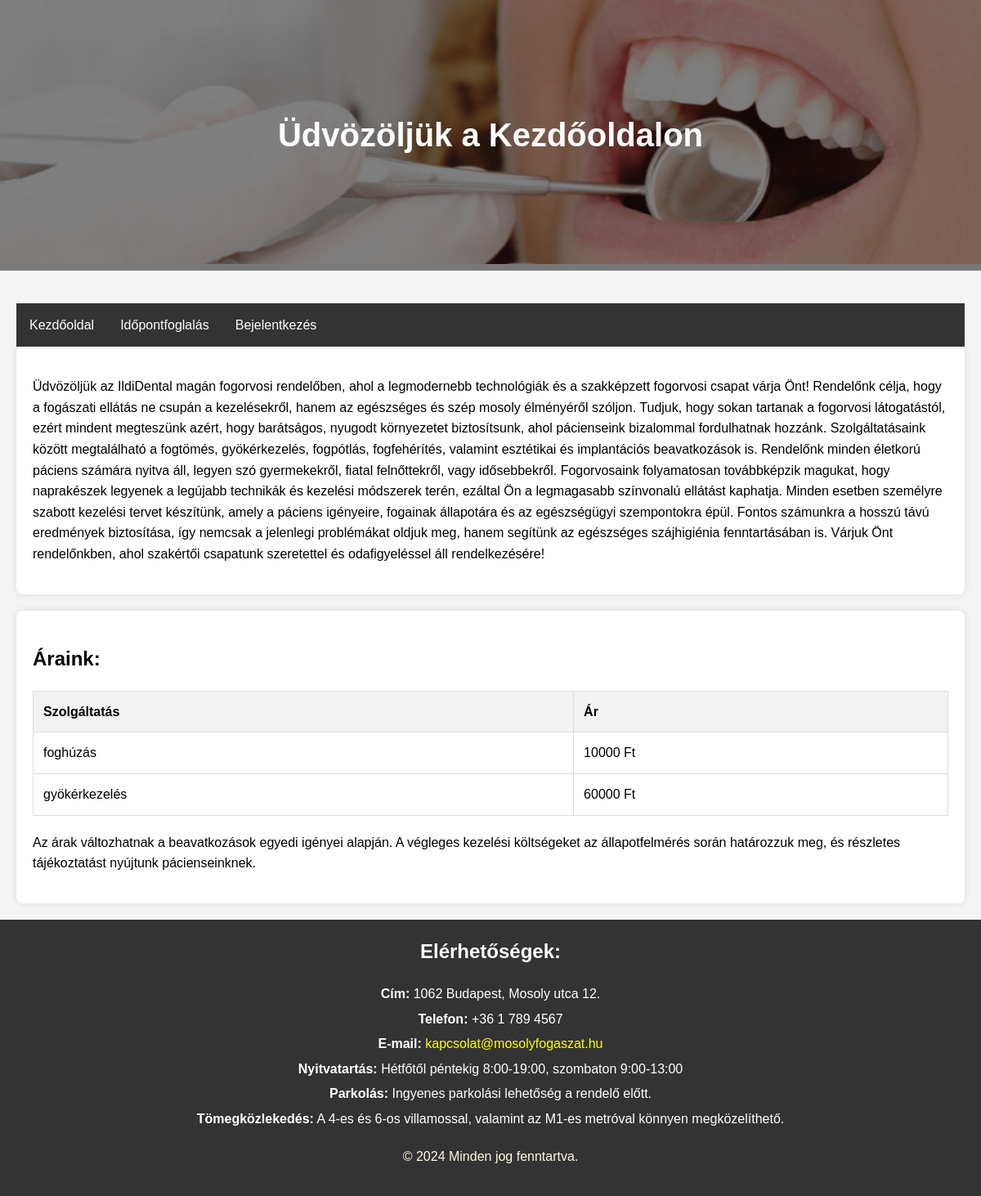
Before: / with the older database file.
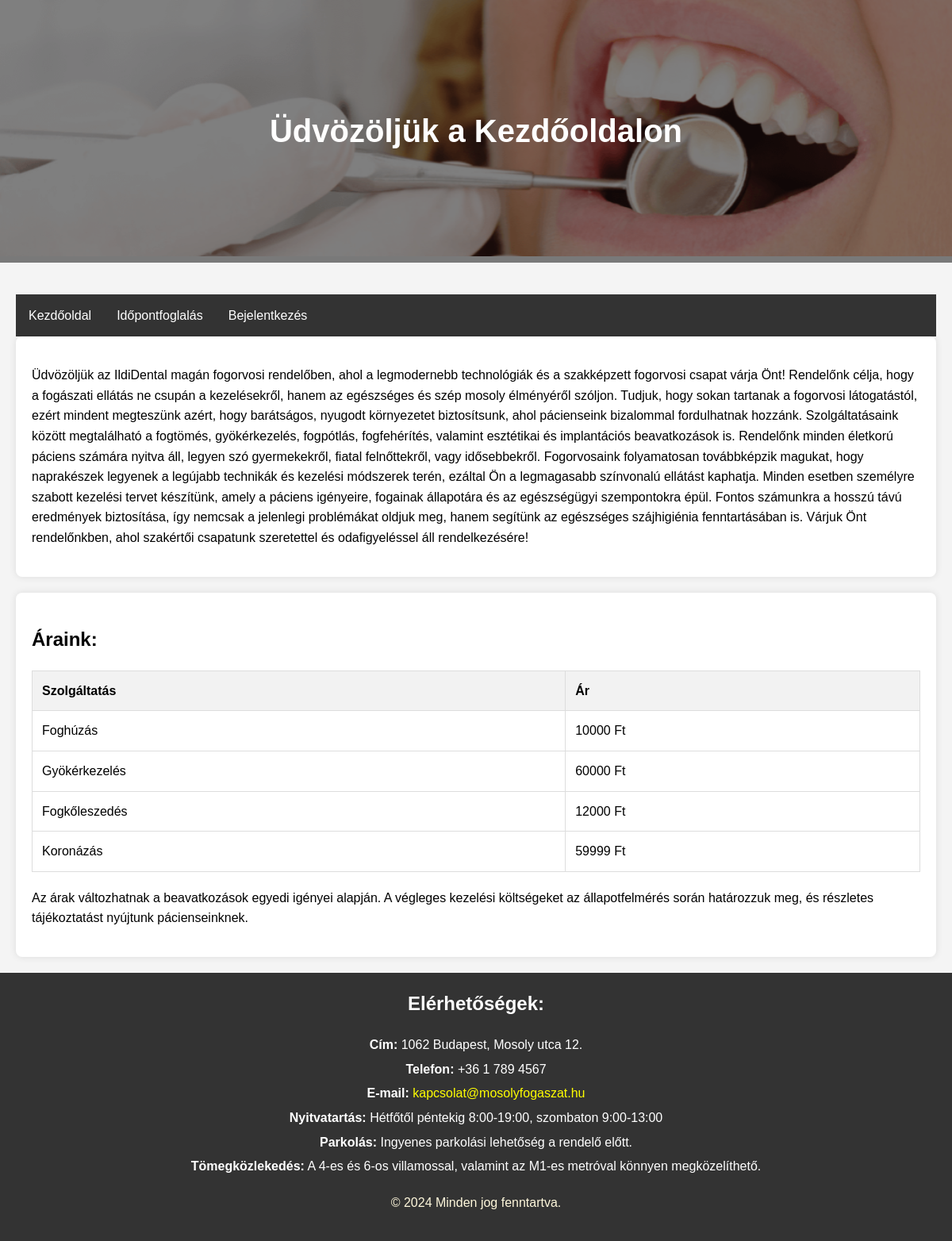
After: the same page with the newer database file.
### rendeloweboldal/models.py (models this page shows, shortened)
class Treatment(models.Model):
    id = models.UUIDField(primary_key=True, default=uuid4, editable=False)  # FHIR resource identifier
    name = models.CharField(max_length=255)  # FHIR 'name' field
    description = models.TextField()  # FHIR 'description' field
    duration = models.DurationField(null=True, blank=True)  # Kezelés hossza (opcionális)
    price = models.DecimalField(max_digits=10, decimal_places=0)  # Ár

### rendeloweboldal/views.py (the view)
# urls.py: path('', views.kezdooldal, name='home'),
def kezdooldal(request):
    treatments = Treatment.objects.all()
    return render(request, 'kezdooldal.html', {'treatments': treatments})

### rendeloweboldal/templates/kezdooldal.html (shortened to what this page needs)
{% load static %}
<!DOCTYPE html>
<html lang="hu">
<head>
    <link rel="stylesheet" href="{% static 'css/style.css' %}">
</head>
<body>
    <header>
        <div class="header-container">
            <img src="{% static 'Images/fooldal_kep.png' %}" alt="Főoldal fotó" class="header-image">
            <div class="overlay">
                <h1 class="header-title">Üdvözöljük a Kezdőoldalon</h1>
            </div>
        </div>
    </header>
    <main>
        <nav>
            <ul class="navbar">
                <li><a href="{% url 'home' %}">Kezdőoldal</a></li>
                <li><a href="{% url 'book' %}">Időpontfoglalás</a></li>
                {% if user.is_authenticated %}
                    <li><a href="{% url 'profile' %}">Profil</a></li>
                    <li><a href="{% url 'logout' %}">Kijelentkezés</a></li>
                {% else %}
                    <li><a href="{% url 'login' %}">Bejelentkezés</a></li>
                {% endif %}
            </ul>
        </nav>
        <section class="intro">
            <p>
                Üdvözöljük az IldiDental magán fogorvosi rendelőben, ahol a legmodernebb technológiák és a szakképzett fogorvosi csapat várja Önt! Rendelőnk célja, hogy a fogászati ellátás ne csupán a kezelésekről, hanem az egészséges és szép mosoly élményéről szóljon. Tudjuk, hogy sokan tartanak a fogorvosi látogatástól, ezért mindent megteszünk azért, hogy barátságos, nyugodt környezetet biztosítsunk, ahol pácienseink bizalommal fordulhatnak hozzánk.
                Szolgáltatásaink között megtalálható a fogtömés, gyökérkezelés, fogpótlás, fogfehérítés, valamint esztétikai és implantációs beavatkozások is. Rendelőnk minden életkorú páciens számára nyitva áll, legyen szó gyermekekről, fiatal felnőttekről, vagy idősebbekről. Fogorvosaink folyamatosan továbbképzik magukat, hogy naprakészek legyenek a legújabb technikák és kezelési módszerek terén, ezáltal Ön a legmagasabb színvonalú ellátást kaphatja.
                Minden esetben személyre szabott kezelési tervet készítünk, amely a páciens igényeire, fogainak állapotára és az egészségügyi szempontokra épül. Fontos számunkra a hosszú távú eredmények biztosítása, így nemcsak a jelenlegi problémákat oldjuk meg, hanem segítünk az egészséges szájhigiénia fenntartásában is.
                Várjuk Önt rendelőnkben, ahol szakértői csapatunk szeretettel és odafigyeléssel áll rendelkezésére!
            </p>
        </section>
        <section class="pricing">
            <h2>Áraink:</h2>
            <table>
                <tr>
                    <th>Szolgáltatás</th>
                    <th>Ár</th>
                </tr>
                {% for treatment in treatments %}
                <tr>
                    <td>{{ treatment.name }}</td>
                    <td>{{ treatment.price }} Ft</td>
                </tr>
                {% endfor %}
            </table>
            <p>
                Az árak változhatnak a beavatkozások egyedi igényei alapján. A végleges kezelési költségeket az állapotfelmérés során határozzuk meg, és részletes tájékoztatást nyújtunk pácienseinknek.
            </p>
        </section>
    </main>
    <footer>
        <div class="contact-info">
            <h2>Elérhetőségek:</h2>
            <p><strong>Cím:</strong> 1062 Budapest, Mosoly utca 12.</p>
            <p><strong>Telefon:</strong> +36 1 789 4567</p>
            <p><strong>E-mail:</strong> <a href="mailto:kapcsolat@mosolyfogaszat.hu">kapcsolat@mosolyfogaszat.hu</a></p>
            <p><strong>Nyitvatartás:</strong> Hétfőtől péntekig 8:00-19:00, szombaton 9:00-13:00</p>
            <p><strong>Parkolás:</strong> Ingyenes parkolási lehetőség a rendelő előtt.</p>
            <p><strong>Tömegközlekedés:</strong> A 4-es és 6-os villamossal, valamint az M1-es metróval könnyen megközelíthető.</p>
        </div>
        <p class="copy">&copy; 2024 Minden jog fenntartva.</p>
    </footer>
</body>
</html>

Changed rows visible on the page:
changed Treatment: name "foghúzás" → "Foghúzás"
changed Treatment: name "gyökérkezelés" → "Gyökérkezelés"
added Treatment: name "Fogkőleszedés", price "12000"
added Treatment: name "Koronázás", price "59999"
